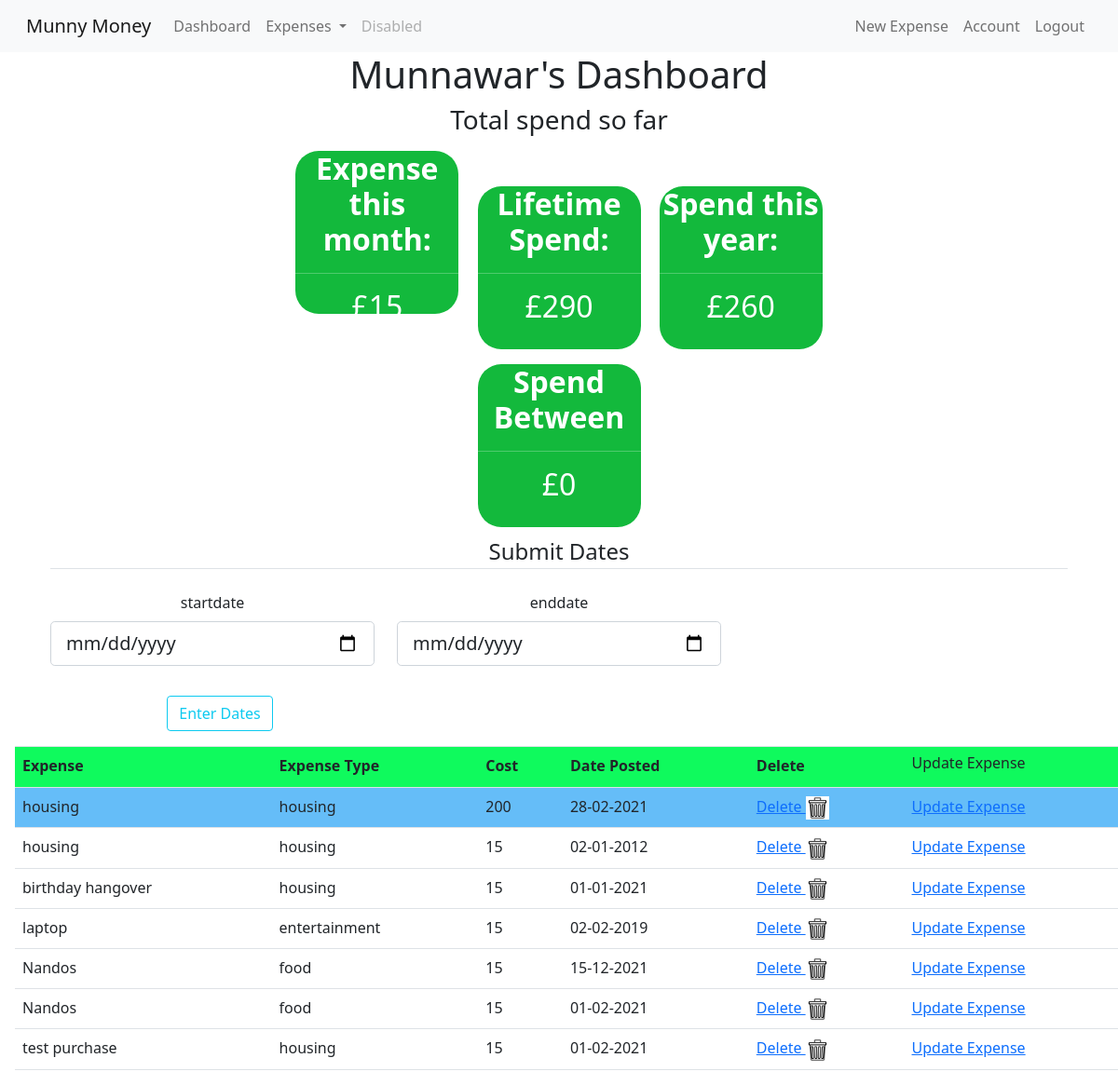
Screenshot of /start (signed in) with the database file from the repository.
### budget_app/models.py (models this page shows, shortened)
class User(db.Model, UserMixin):
    id = db.Column(db.Integer, primary_key=True)
    email = db.Column(db.String(120), unique=True, nullable=False)
    username = db.Column(db.String(20), unique=True, nullable=False)
    password = db.Column(db.String(60), nullable=False)
    total_cost = db.Column(db.Integer, nullable=False, default = 0)
    expense = db.relationship('Expense', backref='user', lazy=True)

class Expense(db.Model):
    id = db.Column(db.Integer, primary_key=True)
    vendor = db.Column(db.String(100), nullable=False)
    expense_type = db.Column(db.String(50), nullable=False)
    cost = db.Column(db.Integer, nullable=False)
    date_posted = db.Column(db.DateTime, nullable=False, default=datetime.utcnow)
    user_id = db.Column(db.Integer, db.ForeignKey('user.id'), nullable=False)

### budget_app/routes.py (the view, shortened to what this page needs)
@app.route('/start', methods=['GET', 'POST'])
@login_required
def start():
    expenseData = Expense.query.filter_by(user_id = session["user_id"])
    print(expenseData)
    totalSpend = []
    form = GetDateRange()
    flag = False
    current_date = datetime.date.today()
    current_month = current_date.month
    current_year = current_date.year
    spend_this_month = 0
    spend_this_year = 0
    spend = 0
    for cost in expenseData:
        i = cost.cost
        totalSpend.append(i)
        year = (cost.date_posted.year)
        month = (cost.date_posted.month)
        if flag:
            if startdate <= cost.date_posted <= enddate:
                spend += cost.cost
        if year == current_year:
            spend_this_year += cost.cost
            if month == current_month:
                spend_this_month += cost.cost
    totalSpend = sum(totalSpend)
    headings = ("Expense", "Expense Type", "Cost", "Date Posted", "Delete")
    expenses = Expense.query.filter_by(user_id = session["user_id"])
    return render_template('start.html', expenseData=expenseData, totalSpend=totalSpend, expenses=expenses, headings=headings, form=form, spend_this_month=spend_this_month, spend_this_year=spend_this_year, spend=spend)

### budget_app/forms.py
class GetDateRange(FlaskForm):
    startdate = DateField('startdate',format='%Y-%m-%d')
    enddate = DateField('enddate',format='%Y-%m-%d')
    submit = SubmitField('Enter Dates')

### budget_app/models.py (called while the page is built)
@login_manager.user_loader
def load_user(user_id):
    return User.query.get(int(user_id))

### budget_app/templates/start.html (shortened to what this page needs)
{% extends 'base.html' %}
{% block head %}
<link rel="stylesheet" href="/static/styles.css" />
{% endblock %}
{% block body %}
    <h1>{{current_user.username.title()}}'s Dashboard </h1>
    <h3>Total spend so far </h3>
    {% if current_user.is_authenticated %}
<div class="container">
    <div class="block" style="color:blue"><h2 style="color:white"><strong>Expense this month: </strong><hr>£{{ spend_this_month }}</h2></div>
    <div class="block" style="color:white"><h2 style="color:white"><strong>Lifetime Spend: </strong> <hr> £{{ totalSpend }}  </h2></div>
    <div class="block" style="color:darkred"><h2 style="color:white"><strong>Spend this year: </strong><hr>£{{ spend_this_year }}</h2></div>
    <br>
    <div class="block" style="color:darkred">
        <h2 style="color:white">
            <strong>Spend Between </strong><hr>£{{ spend }}</h2></div>
            <form method="POST" action="">
                <fieldset class="form-group">
                    <legend class="border-bottom mb-4">Submit Dates</legend>
                    <div class="row">
                    <div class="form-group col-sm-4">
                        {{ form.startdate.label(class="form-control-label") }}
                        {% if form.startdate.errors %}
                            {{ form.startdate(class="form-control form-control-lg is-invalid") }}
                            <div class="invalid-feedback">
                                {% for error in form.startdate.errors %}
                                    <span>{{ error }}</span>
                                {% endfor %}
                            </div>
                        {% else %}
                            {{ form.startdate(class="form-control form-control-lg") }}
                        {% endif %}
                    </div>
                    <div class="form-group col-sm-4">
                        {{ form.enddate.label(class="form-control-label") }}
                        {% if form.enddate.errors %}
                            {{ form.enddate(class="form-control form-control-lg is-invalid") }}
                            <div class="invalid-feedback">
                                {% for error in form.enddate.errors %}
                                    <span>{{ error }}</span>
                                {% endfor %}
                            </div>
                        {% else %}
                            {{ form.enddate(class="form-control form-control-lg") }}
                        {% endif %}
                    </div>
                </fieldset>
                <div class="form-group col-sm-4">
                    {{ form.submit(class="btn btn-outline-info") }}
                </div>
                </div>
</div>
    {% endif %}
    <table class="table">
        <tr class="table__header">
        {% for header in headings %}
        <th class="table__cell">{{ header }}</th>
        {% endfor %}
        <td class="table__cell"><h6>Update Expense</h6>
        </td>
        </tr>
        <tr class="table__row">
        {% for item in expenses %}
            <td class= "table__cell">{{ item.vendor }}</td>
            <td class= "table__cell">{{ item.expense_type }}</td>
            <td class= "table__cell">{{ item.cost }}</td>
            <td class= "table__cell">{{ item.date_posted.strftime('%d-%m-%Y') }}</td>
            <td> <a href="{{ url_for('delete_expense', expense_id=item.id) }}"> Delete <img border="5" alt="Delete Expense" src="{{url_for('static', filename='garbage_can.png')}}" width="25" height="25"></a></td>
            <td> <a href="{{ url_for('expense', expense_id=item.id) }}">Update Expense</a></td>
        </tr>
        {% endfor %}
    </table>
{% endblock %}

### budget_app/templates/base.html (shortened to what this page needs)
<!DOCTYPE html>
<html lang="en">
<head>
    <link rel="stylesheet" href="https://maxcdn.bootstrapcdn.com/bootstrap/4.0.0/css/bootstrap.min.css">
    <link href="https://cdn.jsdelivr.net/npm/bootstrap@5.0.0-beta1/dist/css/bootstrap.min.css" rel="stylesheet">
    {% block head %} {% endblock %}
</head>
<body>
  <header class="site-header">
    <nav class="navbar navbar-expand-lg navbar-light bg-light">
      <div class="container-fluid">
        <a class="navbar-brand" href="{{ url_for('index') }}">Munny Money</a>
        {% if current_user.is_authenticated %}
        <div class="collapse navbar-collapse" id="navbarSupportedContent">
          <ul class="navbar-nav me-auto mb-2 mb-lg-0">
            <li class="nav-item">
              <a class="nav-link" href="{{ url_for('start') }}">Dashboard</a>
            </li>
            <li class="nav-item dropdown">
              <a class="nav-link dropdown-toggle" href="#" id="navbarDropdown" role="button" data-bs-toggle="dropdown" aria-expanded="false">
                Expenses
              </a>
            </li>
            <li class="nav-item">
              <a class="nav-link disabled" href="#" tabindex="-1" aria-disabled="true">Disabled</a>
            </li>
            {% endif %}
          </ul>
          <div class="navbar-nav">
            {% if current_user.is_authenticated %}
            <a class="nav-link" href="{{ url_for('new_expense') }}">New Expense</a>
            <a class="nav-link" href="{{ url_for('account') }}">Account</a>
            <a class="nav-link" href="{{ url_for('logout') }}">Logout</a>
            {% else %}
              <a class="nav-link" href="{{ url_for('login') }}">Login</a>
              <a class="nav-link" href="{{ url_for('register') }}">Register</a>
            {% endif %}
        </div>
      </div>
    </nav>
    </header>
    <div class="container">
        {% block body %} {% endblock %}
</body>
</html>

### budget_app/static/styles.css (style rules this page uses)
.table { border-spacing: 0; margin: 1rem; }
.table__row:nth-child(even) { background-color: rgb(101, 189, 248); }
.table__header { text-align: left; background-color: rgb(15, 250, 93); }
.table__cell { padding: 8px; }

### budget_app/templates/start.html (style rules this page uses)
h1 { text-align: center; }
h3 { text=align: center; }
div { text-align: center; }
.block { display: inline-block; width: 175px; height: 175px; border-radius: 25px; background-color: rgb(19, 185, 60); margin: 8px }
.container { text-align: center; }

### rows the page displays
User: username "Munnawar"
Expense: vendor "housing", expense_type "housing", cost "200", date_posted "28-02-2021"
Expense: vendor "housing", expense_type "housing", cost "15", date_posted "02-01-2012"
Expense: vendor "birthday hangover", expense_type "housing", cost "15", date_posted "01-01-2021"
Expense: vendor "laptop", expense_type "entertainment", cost "15", date_posted "02-02-2019"
Expense: vendor "Nandos", expense_type "food", cost "15", date_posted "15-12-2021"
Expense: vendor "Nandos", expense_type "food", cost "15", date_posted "01-02-2021"
Expense: vendor "test purchase", expense_type "housing", cost "15", date_posted "01-02-2021"

### other values shown
{{ spend_this_month }} "15"
{{ totalSpend }} "290"
{{ spend_this_year }} "260"
{{ spend }} "0"
{{ header }} "Expense" "Expense Type" "Cost" "Date Posted" "Delete"
